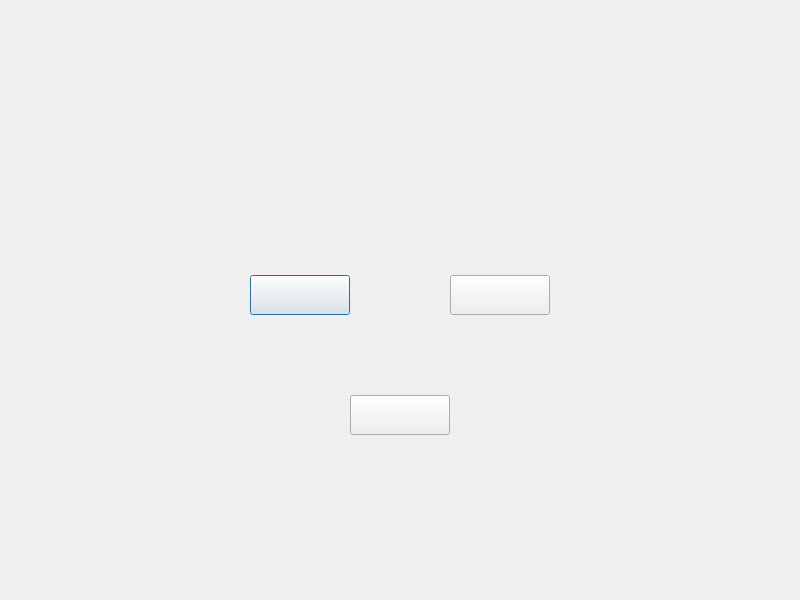
<?xml version="1.0" encoding="UTF-8"?>
<ui version="4.0">
 <class>rechargeDialog</class>
 <widget class="QDialog" name="rechargeDialog">
  <property name="geometry">
   <rect>
    <x>0</x>
    <y>0</y>
    <width>800</width>
    <height>600</height>
   </rect>
  </property>
  <property name="windowTitle">
   <string>Dialog</string>
  </property>
  <layout class="QVBoxLayout" name="verticalLayout_2">
   <property name="topMargin">
    <number>155</number>
   </property>
   <property name="bottomMargin">
    <number>80</number>
   </property>
   <item>
    <layout class="QHBoxLayout" name="horizontalLayout_4">
     <item>
      <spacer name="horizontalSpacer_4">
       <property name="orientation">
        <enum>Qt::Horizontal</enum>
       </property>
       <property name="sizeHint" stdset="0">
        <size>
         <width>132</width>
         <height>20</height>
        </size>
       </property>
      </spacer>
     </item>
     <item>
      <layout class="QVBoxLayout" name="verticalLayout">
       <property name="spacing">
        <number>80</number>
       </property>
       <item>
        <layout class="QHBoxLayout" name="horizontalLayout">
         <item>
          <widget class="QLabel" name="label">
           <property name="minimumSize">
            <size>
             <width>220</width>
             <height>40</height>
            </size>
           </property>
           <property name="text">
            <string/>
           </property>
          </widget>
         </item>
         <item>
          <spacer name="horizontalSpacer">
           <property name="orientation">
            <enum>Qt::Horizontal</enum>
           </property>
           <property name="sizeHint" stdset="0">
            <size>
             <width>40</width>
             <height>20</height>
            </size>
           </property>
          </spacer>
         </item>
        </layout>
       </item>
       <item>
        <layout class="QHBoxLayout" name="horizontalLayout_2">
         <property name="spacing">
          <number>100</number>
         </property>
         <item>
          <widget class="QPushButton" name="localRechargeBtn">
           <property name="minimumSize">
            <size>
             <width>100</width>
             <height>40</height>
            </size>
           </property>
           <property name="text">
            <string/>
           </property>
          </widget>
         </item>
         <item>
          <widget class="QPushButton" name="cardRechargeBtn">
           <property name="minimumSize">
            <size>
             <width>100</width>
             <height>40</height>
            </size>
           </property>
           <property name="text">
            <string/>
           </property>
          </widget>
         </item>
        </layout>
       </item>
       <item>
        <layout class="QHBoxLayout" name="horizontalLayout_3">
         <item>
          <spacer name="horizontalSpacer_2">
           <property name="orientation">
            <enum>Qt::Horizontal</enum>
           </property>
           <property name="sizeHint" stdset="0">
            <size>
             <width>40</width>
             <height>20</height>
            </size>
           </property>
          </spacer>
         </item>
         <item>
          <widget class="QPushButton" name="quitBtn">
           <property name="minimumSize">
            <size>
             <width>100</width>
             <height>40</height>
            </size>
           </property>
           <property name="text">
            <string/>
           </property>
          </widget>
         </item>
         <item>
          <spacer name="horizontalSpacer_3">
           <property name="orientation">
            <enum>Qt::Horizontal</enum>
           </property>
           <property name="sizeHint" stdset="0">
            <size>
             <width>40</width>
             <height>20</height>
            </size>
           </property>
          </spacer>
         </item>
        </layout>
       </item>
      </layout>
     </item>
     <item>
      <spacer name="horizontalSpacer_5">
       <property name="orientation">
        <enum>Qt::Horizontal</enum>
       </property>
       <property name="sizeHint" stdset="0">
        <size>
         <width>131</width>
         <height>20</height>
        </size>
       </property>
      </spacer>
     </item>
    </layout>
   </item>
   <item>
    <spacer name="verticalSpacer">
     <property name="orientation">
      <enum>Qt::Vertical</enum>
     </property>
     <property name="sizeHint" stdset="0">
      <size>
       <width>20</width>
       <height>82</height>
      </size>
     </property>
    </spacer>
   </item>
  </layout>
 </widget>
 <resources/>
 <connections/>
</ui>
